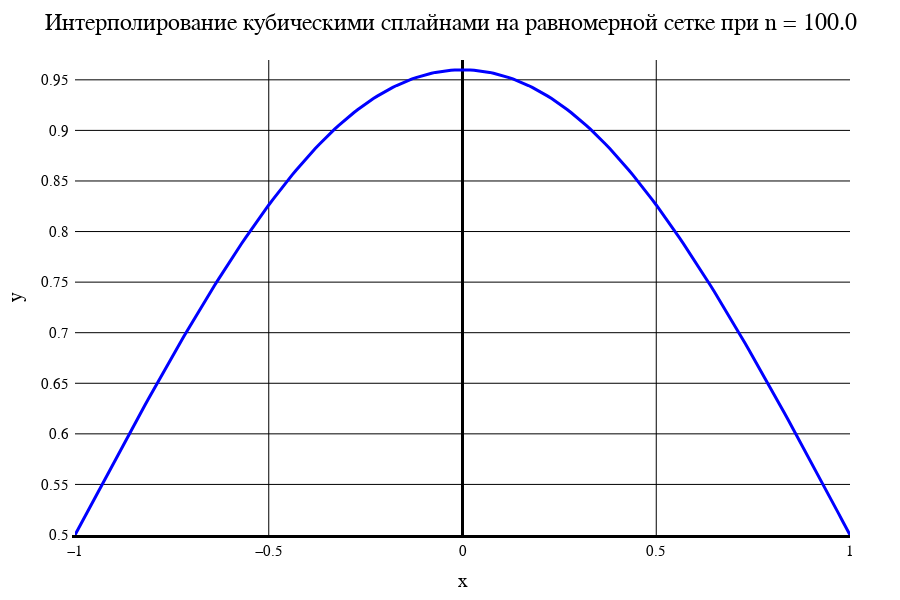

Notebook code for this chart:
### Markdown cell above
Сплайн. Равномерная сетка

### Code cell
data3[1]

### Figure 1 — Plotly figure (JSON) as saved in the notebook; plotly's stock layout.template omitted (floating-point values rounded to 4 significant figures; data arrays with more than 128 entries replaced by an {"elided": "..."} marker saying what was removed)
{"data": [{"line": {"color": "blue", "width": 3}, "mode": "line", "type": "scatter", "x": {"elided": "201 float values"}, "y": {"elided": "201 float values"}}], "layout": {"coloraxis": {"outlinecolor": "black"}, "font": {"color": "black", "family": "Time New Roman"}, "height": 600, "margin": {"b": 50, "l": 50, "r": 50, "t": 60}, "paper_bgcolor": "white", "plot_bgcolor": "white", "title": {"autosize": false, "font": {"color": "black", "family": "Times New Roman", "size": 24}, "paper_bgcolor": "red", "text": "Интерполирование кубическими сплайнами на равномерной сетке при n = 100.0"}, "width": 900, "xaxis": {"color": "black", "gridcolor": "black", "gridwidth": 1, "linecolor": "black", "linewidth": 3, "tickfont": {"size": 15}, "title": {"font": {"color": "black", "family": "Times New Roman", "size": 20}, "text": "x"}, "zeroline": true, "zerolinecolor": "black", "zerolinewidth": 3}, "yaxis": {"exponentformat": "power", "gridcolor": "black", "gridwidth": 1, "linewidth": 3, "range": [0.5, 0.9696], "tickfont": {"size": 15}, "title": {"font": {"color": "black", "family": "Times New Roman", "size": 20}, "text": "y"}, "zeroline": true, "zerolinecolor": "black", "zerolinewidth": 1}}}
